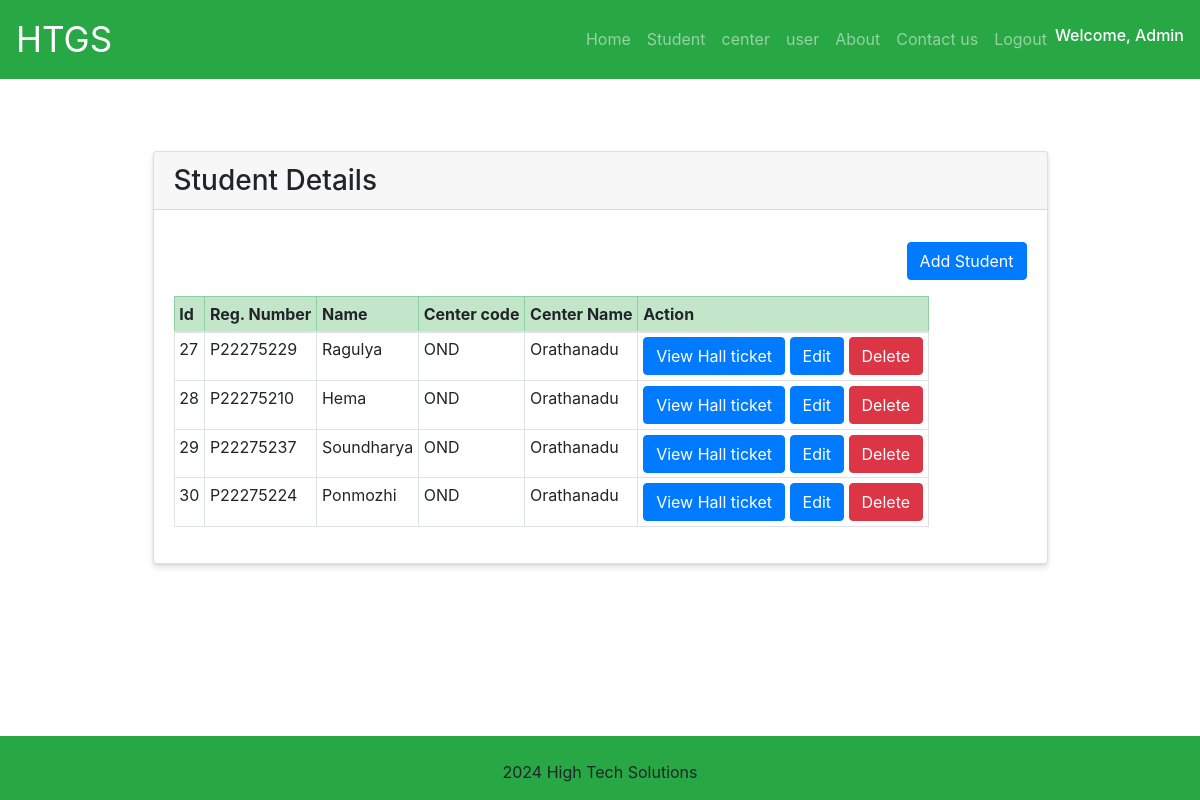
The app's page /students (signed in) with its own data.
### tables this page shows
CREATE TABLE students (
    id INTEGER PRIMARY KEY AUTOINCREMENT,
    student_name varchar(100) NOT NULL,
    reg_number varchar(20) NOT NULL UNIQUE,
    center_code varchar(10) NOT NULL,
    verification_code TEXT NOT NULL,
    image_name varchar(150) null
);

CREATE TABLE centers (
    id INTEGER PRIMARY KEY AUTOINCREMENT,
    center_code varchar(10) NOT NULL UNIQUE,
    center_name varchar(100) NOT NULL
);

### htgs.py (the view)
@app.route('/students')
def list_students():
    if 'logged_in' not in session:
        return render_template('loginForm.html')
    db = get_db_connection()
    students = db.execute('SELECT s.id,s.reg_number,s.student_name,s.center_code,c.center_name FROM students s inner join centers c on s.center_code=c.center_code').fetchall()
    db.close()
    return render_template('students.html', students=students)

### htgs.py (called while the page is built)
def create_db_file(dbname):
    if os.path.isfile(dbname):
        return
    f=open(dbname, "x")

def get_db_connection():
    create_db_file(DATABASE)
    conn = sqlite3.connect(DATABASE)
    conn.row_factory = sqlite3.Row
    return conn

### templates/students.html (shortened to what this page needs)
{% extends "base.html" %}
{% block content %}
<div class="container mt-5">
  <div class="row justify-content-center">
    <div class="col-md-10">
      <div class="card raised-table">
        <h3 class="card-header">
          Student Details
        </h3>
        <div class="card-body justify-content-center">
          <div class="table">
            <table class="table-sm table-bordered table-hover">
              <p style="text-align: right;">
                <a href="{{url_for('open_add_student')}}" class="btn btn-primary pull-right">Add Student</a>
              </p>
                <thead class="table-success">
                    <tr>
                        <th>Id</th>
                        <th>Reg. Number</th>
                        <th>Name</th>
                        <th>Center code</th>
                        <th>Center Name</th>
                        <th>Action</th>
                    </tr>
                </thead>
                {% for student in students %}
                <tr>
                    <td>{{ student.id }}</td>
                    <td>{{ student.reg_number }}</td>
                    <td>{{ student.student_name }}</td>
                    <td>{{ student.center_code }}</td>
                    <td>{{ student.center_name }}</td>
                    <td><a href="{{url_for('view_hallticket',id=student.id)}}" class="btn btn-primary">View Hall ticket</a>
                      <a href="{{url_for('open_edit_student',id=student.id)}}" class="btn btn-primary">Edit</a>
                        <a href="{{url_for('delete_student',id=student.id)}}" class="btn btn-danger" onclick="return confirm('Are you sure you want to delete?')">Delete</a></td>
                </tr>
                {% else %}<tr>
                    <td colspan="5">No records found</td>
                </tr>
                {% endfor %}
            </table>
        </div>
        </div>
      </div>
    </div>
  </div>
</div>
{% endblock %}

### templates/base.html (shortened to what this page needs)
<!DOCTYPE html>
<html lang="en">
<head>
    <link rel="stylesheet" href="https://cdn.jsdelivr.net/npm/bootstrap@4.6.2/dist/css/bootstrap.min.css">
    <link rel="stylesheet" href="https://cdn.jsdelivr.net/npm/bootstrap-icons@1.11.3/font/bootstrap-icons.min.css">
</head>
<body>
</head>
<body>
    <header>
        <div class="container-fluid" style="padding-left: 0px;padding-right: 0px; padding-top: 0px;">
            <nav class="navbar navbar-expand-lg navbar-dark bg-success">
                <a class="navbar-brand">HTGS</a>
                <div class="collapse navbar-collapse" id="collapsibleNavbar">
                    <ul class="navbar-nav ml-auto">
                        <li class="nav-item">
                            <a class="nav-link" href="/">Home</a>
                        </li>
                        {% if 'username' in session %}
                        <li class="nav-item">
                            <a class="nav-link" href="{{url_for('list_students')}}">Student</a>
                        </li>
                        <li class="nav-item">
                            <a class="nav-link" href="{{ url_for('list_centers') }}">center</a>
                        </li>
                        <li class="nav-item">
                            <a class="nav-link" href="{{ url_for('list_users') }}">user</a>
                        </li>
                        {% endif %}
                        <li class="nav-item">
                            <a class="nav-link" href="{{ url_for('list_about') }}">About</a>
                        </li>
                        <li class="nav-item">
                            <a class="nav-link" href="{{ url_for('list_contact') }}">Contact us</a>
                        </li>
                        {% if 'username' in session %}
                        <li class="nav-item">
                            <a class="nav-link" href="{{ url_for('logout') }}">Logout</a>
                        </li>
                        {% else %}
                        <li class="nav-item">
                            <a class="nav-link" href="{{ url_for('login') }}">Login</a>
                        </li>
                        {% endif %}
                        {% if 'username' in session %}
                    <li class="nav-item">
                        <span class="navbar-text h6 text-white">Welcome, {{session['username']}}</span>
                      </li>
                    {% endif %}
                    </ul>
                </div>
            </nav>
            <br>
    </header>
    <main>
        <div class="container">
        {% block content %}
        {% endblock %}
        <br><br>
        </div>
    </main>
    <footer class="text-center fixed-bottom bg-success pb-0">
        <br>
        <div class="bg-success" style="padding-bottom: 0px;">
            <p>2024 High Tech Solutions</p></div>
    </footer>
</body>
</html>

### templates/base.html (style rules this page uses)
html, body { height: 100%; width: 100%; margin: 0; padding: 0; padding-bottom: 0px; }
table { border-collapse: collapse; }
footer { position: fixed; bottom: 0; padding: 0px; text-align: center; width: 100%; }
.raised-table { box-shadow: 0 4px 6px rgba(0, 0, 0, 0.1), 0 1px 3px rgba(0, 0, 0, 0.08); }
.navbar-brand { font-size: 35px; }
.navbar-nav { display: flex; align-items: center; }

### records on screen
students: id "27", reg_number "P22275229", student_name "Ragulya", center_code "OND", center_name "Orathanadu"
students: id "28", reg_number "P22275210", student_name "Hema", center_code "OND", center_name "Orathanadu"
students: id "29", reg_number "P22275237", student_name "Soundharya", center_code "OND", center_name "Orathanadu"
students: id "30", reg_number "P22275224", student_name "Ponmozhi", center_code "OND", center_name "Orathanadu"

### other values on screen
{{ session['username'] }} "Admin"
